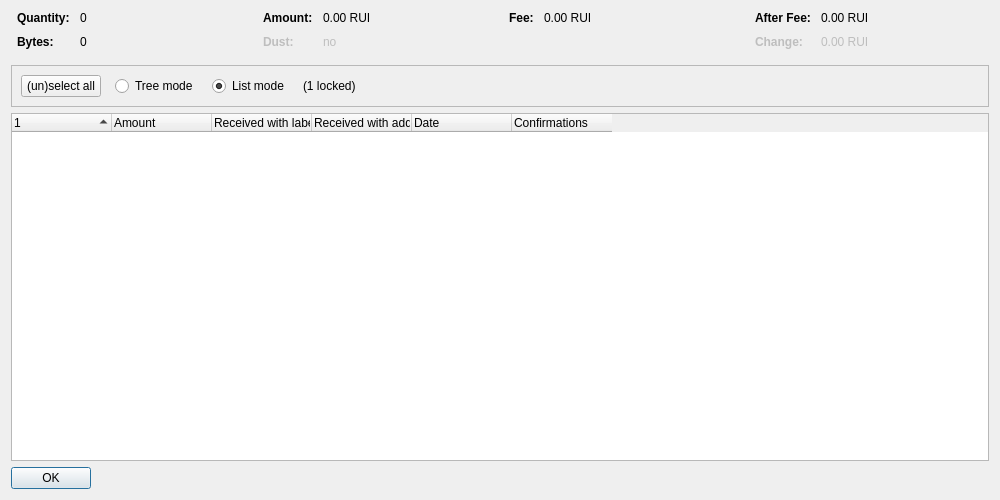
<?xml version="1.0" encoding="UTF-8"?>
<ui version="4.0">
 <class>CoinControlDialog</class>
 <widget class="QDialog" name="CoinControlDialog">
  <property name="geometry">
   <rect>
    <x>0</x>
    <y>0</y>
    <width>1000</width>
    <height>500</height>
   </rect>
  </property>
  <property name="windowTitle">
   <string>Coin Selection</string>
  </property>
  <layout class="QVBoxLayout" name="verticalLayout">
   <item>
    <layout class="QHBoxLayout" name="horizontalLayoutTop" stretch="0,0,0,0">
     <property name="topMargin">
      <number>0</number>
     </property>
     <property name="bottomMargin">
      <number>10</number>
     </property>
     <item>
      <layout class="QFormLayout" name="formLayoutCoinControl1">
       <property name="horizontalSpacing">
        <number>10</number>
       </property>
       <property name="verticalSpacing">
        <number>10</number>
       </property>
       <property name="leftMargin">
        <number>6</number>
       </property>
       <property name="rightMargin">
        <number>6</number>
       </property>
       <item row="0" column="0">
        <widget class="QLabel" name="labelCoinControlQuantityText">
         <property name="font">
          <font>
           <weight>75</weight>
           <bold>true</bold>
          </font>
         </property>
         <property name="text">
          <string>Quantity:</string>
         </property>
        </widget>
       </item>
       <item row="0" column="1">
        <widget class="QLabel" name="labelCoinControlQuantity">
         <property name="cursor">
          <cursorShape>IBeamCursor</cursorShape>
         </property>
         <property name="contextMenuPolicy">
          <enum>Qt::ActionsContextMenu</enum>
         </property>
         <property name="text">
          <string notr="true">0</string>
         </property>
         <property name="textInteractionFlags">
          <set>Qt::LinksAccessibleByMouse|Qt::TextSelectableByKeyboard|Qt::TextSelectableByMouse</set>
         </property>
        </widget>
       </item>
       <item row="1" column="0">
        <widget class="QLabel" name="labelCoinControlBytesText">
         <property name="font">
          <font>
           <weight>75</weight>
           <bold>true</bold>
          </font>
         </property>
         <property name="text">
          <string>Bytes:</string>
         </property>
        </widget>
       </item>
       <item row="1" column="1">
        <widget class="QLabel" name="labelCoinControlBytes">
         <property name="cursor">
          <cursorShape>IBeamCursor</cursorShape>
         </property>
         <property name="contextMenuPolicy">
          <enum>Qt::ActionsContextMenu</enum>
         </property>
         <property name="text">
          <string notr="true">0</string>
         </property>
         <property name="textInteractionFlags">
          <set>Qt::LinksAccessibleByMouse|Qt::TextSelectableByKeyboard|Qt::TextSelectableByMouse</set>
         </property>
        </widget>
       </item>
      </layout>
     </item>
     <item>
      <layout class="QFormLayout" name="formLayoutCoinControl2">
       <property name="horizontalSpacing">
        <number>10</number>
       </property>
       <property name="verticalSpacing">
        <number>10</number>
       </property>
       <property name="leftMargin">
        <number>6</number>
       </property>
       <property name="rightMargin">
        <number>6</number>
       </property>
       <item row="0" column="0">
        <widget class="QLabel" name="labelCoinControlAmountText">
         <property name="font">
          <font>
           <weight>75</weight>
           <bold>true</bold>
          </font>
         </property>
         <property name="text">
          <string>Amount:</string>
         </property>
        </widget>
       </item>
       <item row="0" column="1">
        <widget class="QLabel" name="labelCoinControlAmount">
         <property name="cursor">
          <cursorShape>IBeamCursor</cursorShape>
         </property>
         <property name="contextMenuPolicy">
          <enum>Qt::ActionsContextMenu</enum>
         </property>
         <property name="text">
          <string notr="true">0.00 RUI</string>
         </property>
         <property name="textInteractionFlags">
          <set>Qt::LinksAccessibleByMouse|Qt::TextSelectableByKeyboard|Qt::TextSelectableByMouse</set>
         </property>
        </widget>
       </item>
       <item row="1" column="0">
        <widget class="QLabel" name="labelCoinControlLowOutputText">
         <property name="enabled">
          <bool>false</bool>
         </property>
         <property name="font">
          <font>
           <weight>75</weight>
           <bold>true</bold>
          </font>
         </property>
         <property name="text">
          <string>Dust:</string>
         </property>
        </widget>
       </item>
       <item row="1" column="1">
        <widget class="QLabel" name="labelCoinControlLowOutput">
         <property name="enabled">
          <bool>false</bool>
         </property>
         <property name="cursor">
          <cursorShape>IBeamCursor</cursorShape>
         </property>
         <property name="contextMenuPolicy">
          <enum>Qt::ActionsContextMenu</enum>
         </property>
         <property name="text">
          <string notr="true">no</string>
         </property>
         <property name="textInteractionFlags">
          <set>Qt::LinksAccessibleByMouse|Qt::TextSelectableByKeyboard|Qt::TextSelectableByMouse</set>
         </property>
        </widget>
       </item>
      </layout>
     </item>
     <item>
      <layout class="QFormLayout" name="formLayoutCoinControl3">
       <property name="horizontalSpacing">
        <number>10</number>
       </property>
       <property name="verticalSpacing">
        <number>10</number>
       </property>
       <property name="leftMargin">
        <number>6</number>
       </property>
       <property name="rightMargin">
        <number>6</number>
       </property>
       <item row="0" column="0">
        <widget class="QLabel" name="labelCoinControlFeeText">
         <property name="font">
          <font>
           <weight>75</weight>
           <bold>true</bold>
          </font>
         </property>
         <property name="text">
          <string>Fee:</string>
         </property>
        </widget>
       </item>
       <item row="0" column="1">
        <widget class="QLabel" name="labelCoinControlFee">
         <property name="cursor">
          <cursorShape>IBeamCursor</cursorShape>
         </property>
         <property name="contextMenuPolicy">
          <enum>Qt::ActionsContextMenu</enum>
         </property>
         <property name="text">
          <string notr="true">0.00 RUI</string>
         </property>
         <property name="textInteractionFlags">
          <set>Qt::LinksAccessibleByMouse|Qt::TextSelectableByKeyboard|Qt::TextSelectableByMouse</set>
         </property>
        </widget>
       </item>
      </layout>
     </item>
     <item>
      <layout class="QFormLayout" name="formLayoutCoinControl4">
       <property name="horizontalSpacing">
        <number>10</number>
       </property>
       <property name="verticalSpacing">
        <number>10</number>
       </property>
       <property name="leftMargin">
        <number>6</number>
       </property>
       <property name="rightMargin">
        <number>6</number>
       </property>
       <item row="0" column="0">
        <widget class="QLabel" name="labelCoinControlAfterFeeText">
         <property name="font">
          <font>
           <weight>75</weight>
           <bold>true</bold>
          </font>
         </property>
         <property name="text">
          <string>After Fee:</string>
         </property>
        </widget>
       </item>
       <item row="0" column="1">
        <widget class="QLabel" name="labelCoinControlAfterFee">
         <property name="cursor">
          <cursorShape>IBeamCursor</cursorShape>
         </property>
         <property name="contextMenuPolicy">
          <enum>Qt::ActionsContextMenu</enum>
         </property>
         <property name="text">
          <string notr="true">0.00 RUI</string>
         </property>
         <property name="textInteractionFlags">
          <set>Qt::LinksAccessibleByMouse|Qt::TextSelectableByKeyboard|Qt::TextSelectableByMouse</set>
         </property>
        </widget>
       </item>
       <item row="1" column="0">
        <widget class="QLabel" name="labelCoinControlChangeText">
         <property name="enabled">
          <bool>false</bool>
         </property>
         <property name="font">
          <font>
           <weight>75</weight>
           <bold>true</bold>
          </font>
         </property>
         <property name="text">
          <string>Change:</string>
         </property>
        </widget>
       </item>
       <item row="1" column="1">
        <widget class="QLabel" name="labelCoinControlChange">
         <property name="enabled">
          <bool>false</bool>
         </property>
         <property name="cursor">
          <cursorShape>IBeamCursor</cursorShape>
         </property>
         <property name="contextMenuPolicy">
          <enum>Qt::ActionsContextMenu</enum>
         </property>
         <property name="text">
          <string notr="true">0.00 RUI</string>
         </property>
         <property name="textInteractionFlags">
          <set>Qt::LinksAccessibleByMouse|Qt::TextSelectableByKeyboard|Qt::TextSelectableByMouse</set>
         </property>
        </widget>
       </item>
      </layout>
     </item>
    </layout>
   </item>
   <item>
    <widget class="QFrame" name="frame">
     <property name="minimumSize">
      <size>
       <width>0</width>
       <height>40</height>
      </size>
     </property>
     <property name="frameShape">
      <enum>QFrame::StyledPanel</enum>
     </property>
     <property name="frameShadow">
      <enum>QFrame::Sunken</enum>
     </property>
     <layout class="QHBoxLayout" name="horizontalLayout">
      <item>
       <layout class="QHBoxLayout" name="horizontalLayoutPanel" stretch="0,0,0,0,0">
        <property name="spacing">
         <number>14</number>
        </property>
        <item>
         <widget class="QPushButton" name="pushButtonSelectAll">
          <property name="sizePolicy">
           <sizepolicy hsizetype="Maximum" vsizetype="Fixed">
            <horstretch>0</horstretch>
            <verstretch>0</verstretch>
           </sizepolicy>
          </property>
          <property name="text">
           <string>(un)select all</string>
          </property>
          <property name="autoDefault">
           <bool>false</bool>
          </property>
         </widget>
        </item>
        <item>
         <widget class="QRadioButton" name="radioTreeMode">
          <property name="sizePolicy">
           <sizepolicy hsizetype="Maximum" vsizetype="Fixed">
            <horstretch>0</horstretch>
            <verstretch>0</verstretch>
           </sizepolicy>
          </property>
          <property name="text">
           <string>Tree mode</string>
          </property>
         </widget>
        </item>
        <item>
         <widget class="QRadioButton" name="radioListMode">
          <property name="sizePolicy">
           <sizepolicy hsizetype="Maximum" vsizetype="Fixed">
            <horstretch>0</horstretch>
            <verstretch>0</verstretch>
           </sizepolicy>
          </property>
          <property name="text">
           <string>List mode</string>
          </property>
          <property name="checked">
           <bool>true</bool>
          </property>
         </widget>
        </item>
        <item>
         <widget class="QLabel" name="labelLocked">
          <property name="text">
           <string notr="true">(1 locked)</string>
          </property>
         </widget>
        </item>
        <item>
         <spacer name="horizontalSpacer">
          <property name="orientation">
           <enum>Qt::Horizontal</enum>
          </property>
          <property name="sizeHint" stdset="0">
           <size>
            <width>40</width>
            <height>20</height>
           </size>
          </property>
         </spacer>
        </item>
       </layout>
      </item>
     </layout>
    </widget>
   </item>
   <item>
    <widget class="CoinControlTreeWidget" name="treeWidget">
     <property name="contextMenuPolicy">
      <enum>Qt::CustomContextMenu</enum>
     </property>
     <property name="sortingEnabled">
      <bool>false</bool>
     </property>
     <property name="columnCount">
      <number>6</number>
     </property>
     <attribute name="headerShowSortIndicator" stdset="0">
      <bool>true</bool>
     </attribute>
     <attribute name="headerStretchLastSection">
      <bool>false</bool>
     </attribute>
     <column>
      <property name="text">
       <string/>
      </property>
     </column>
     <column>
      <property name="text">
       <string>Amount</string>
      </property>
     </column>
     <column>
      <property name="text">
       <string>Received with label</string>
      </property>
     </column>
     <column>
      <property name="text">
       <string>Received with address</string>
      </property>
     </column>
     <column>
      <property name="text">
       <string>Date</string>
      </property>
     </column>
     <column>
      <property name="text">
       <string>Confirmations</string>
      </property>
      <property name="toolTip">
       <string>Confirmed</string>
      </property>
     </column>
     <column>
      <property name="text">
       <string/>
      </property>
     </column>
     <column>
      <property name="text">
       <string/>
      </property>
     </column>
     <column>
      <property name="text">
       <string/>
      </property>
     </column>
     <column>
      <property name="text">
       <string/>
      </property>
     </column>
    </widget>
   </item>
   <item>
    <widget class="QDialogButtonBox" name="buttonBox">
     <property name="sizePolicy">
      <sizepolicy hsizetype="Maximum" vsizetype="Fixed">
       <horstretch>0</horstretch>
       <verstretch>0</verstretch>
      </sizepolicy>
     </property>
     <property name="orientation">
      <enum>Qt::Horizontal</enum>
     </property>
     <property name="standardButtons">
      <set>QDialogButtonBox::Ok</set>
     </property>
    </widget>
   </item>
  </layout>
 </widget>
 <customwidgets>
  <customwidget>
   <class>CoinControlTreeWidget</class>
   <extends>QTreeWidget</extends>
   <header>qt/coincontroltreewidget.h</header>
  </customwidget>
 </customwidgets>
 <resources/>
 <connections/>
</ui>
